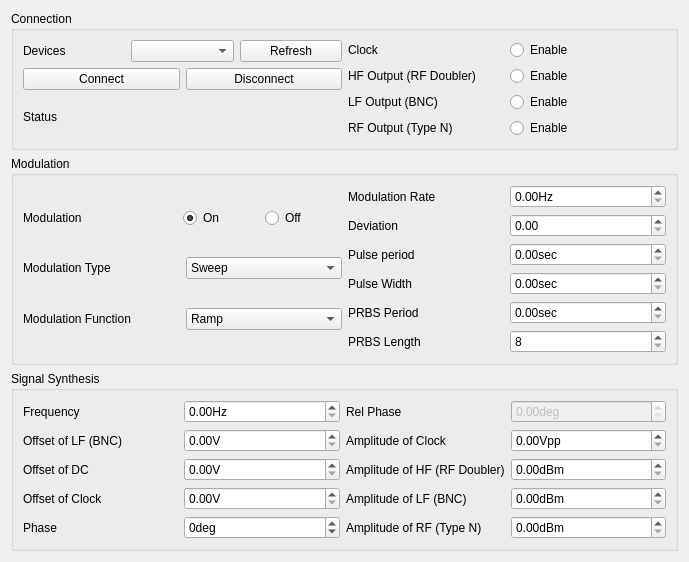
<?xml version="1.0" encoding="UTF-8"?>
<ui version="4.0">
 <class>Form</class>
 <widget class="QWidget" name="Form">
  <property name="geometry">
   <rect>
    <x>0</x>
    <y>0</y>
    <width>689</width>
    <height>559</height>
   </rect>
  </property>
  <property name="windowTitle">
   <string>Form</string>
  </property>
  <layout class="QVBoxLayout" name="verticalLayout" stretch="4,6,5">
   <item>
    <widget class="QGroupBox" name="connection_box">
     <property name="title">
      <string>Connection</string>
     </property>
     <layout class="QHBoxLayout" name="horizontalLayout_5">
      <item>
       <layout class="QVBoxLayout" name="connection_layout">
        <item>
         <layout class="QHBoxLayout" name="devices_layout">
          <item>
           <widget class="QLabel" name="devices_label">
            <property name="text">
             <string>Devices</string>
            </property>
           </widget>
          </item>
          <item>
           <widget class="QComboBox" name="devices_combobox"/>
          </item>
          <item>
           <widget class="QPushButton" name="refresh_button">
            <property name="text">
             <string>Refresh</string>
            </property>
           </widget>
          </item>
         </layout>
        </item>
        <item>
         <layout class="QHBoxLayout" name="connect_layout">
          <item>
           <widget class="QPushButton" name="connect_button">
            <property name="text">
             <string>Connect</string>
            </property>
           </widget>
          </item>
          <item>
           <widget class="QPushButton" name="disconnect_button">
            <property name="text">
             <string>Disconnect</string>
            </property>
           </widget>
          </item>
         </layout>
        </item>
        <item>
         <widget class="QLabel" name="status_label">
          <property name="text">
           <string>Status</string>
          </property>
         </widget>
        </item>
       </layout>
      </item>
      <item>
       <layout class="QVBoxLayout" name="verticalLayout_5" stretch="1,1,1,1">
        <item>
         <layout class="QHBoxLayout" name="horizontalLayout_7">
          <item>
           <widget class="QLabel" name="label_21">
            <property name="text">
             <string>Clock</string>
            </property>
           </widget>
          </item>
          <item>
           <widget class="QRadioButton" name="radioButton_2">
            <property name="text">
             <string>Enable</string>
            </property>
            <property name="autoExclusive">
             <bool>false</bool>
            </property>
           </widget>
          </item>
         </layout>
        </item>
        <item>
         <layout class="QHBoxLayout" name="horizontalLayout_8">
          <item>
           <widget class="QLabel" name="label_22">
            <property name="text">
             <string>HF Output (RF Doubler)</string>
            </property>
           </widget>
          </item>
          <item>
           <widget class="QRadioButton" name="radioButton_3">
            <property name="text">
             <string>Enable</string>
            </property>
            <property name="autoExclusive">
             <bool>false</bool>
            </property>
           </widget>
          </item>
         </layout>
        </item>
        <item>
         <layout class="QHBoxLayout" name="horizontalLayout_9">
          <item>
           <widget class="QLabel" name="label_23">
            <property name="text">
             <string>LF Output (BNC)</string>
            </property>
           </widget>
          </item>
          <item>
           <widget class="QRadioButton" name="radioButton_4">
            <property name="text">
             <string>Enable</string>
            </property>
            <property name="autoExclusive">
             <bool>false</bool>
            </property>
           </widget>
          </item>
         </layout>
        </item>
        <item>
         <layout class="QHBoxLayout" name="horizontalLayout_6">
          <item>
           <widget class="QLabel" name="label_19">
            <property name="text">
             <string>RF Output (Type N)</string>
            </property>
           </widget>
          </item>
          <item>
           <widget class="QRadioButton" name="radioButton">
            <property name="text">
             <string>Enable</string>
            </property>
            <property name="autoExclusive">
             <bool>false</bool>
            </property>
           </widget>
          </item>
         </layout>
        </item>
       </layout>
      </item>
     </layout>
    </widget>
   </item>
   <item>
    <widget class="QGroupBox" name="modulation_box">
     <property name="title">
      <string>Modulation</string>
     </property>
     <layout class="QHBoxLayout" name="horizontalLayout">
      <item>
       <layout class="QVBoxLayout" name="verticalLayout_6" stretch="1,1,1">
        <item>
         <layout class="QHBoxLayout" name="modulation_layout" stretch="2,1,1">
          <item>
           <widget class="QLabel" name="modulation_label">
            <property name="text">
             <string>Modulation</string>
            </property>
           </widget>
          </item>
          <item>
           <widget class="QRadioButton" name="modulation_on_radiobutton">
            <property name="text">
             <string>On</string>
            </property>
            <property name="checked">
             <bool>true</bool>
            </property>
           </widget>
          </item>
          <item>
           <widget class="QRadioButton" name="modulation_off_radiobutton">
            <property name="text">
             <string>Off</string>
            </property>
           </widget>
          </item>
         </layout>
        </item>
        <item>
         <layout class="QHBoxLayout" name="modulation_type_layout" stretch="1,1">
          <item>
           <widget class="QLabel" name="modulation_type_label">
            <property name="text">
             <string>Modulation Type</string>
            </property>
           </widget>
          </item>
          <item>
           <widget class="QComboBox" name="modulation_type_combobox">
            <property name="currentIndex">
             <number>3</number>
            </property>
            <item>
             <property name="text">
              <string>AM</string>
             </property>
            </item>
            <item>
             <property name="text">
              <string>FM</string>
             </property>
            </item>
            <item>
             <property name="text">
              <string>PhaseM</string>
             </property>
            </item>
            <item>
             <property name="text">
              <string>Sweep</string>
             </property>
            </item>
            <item>
             <property name="text">
              <string>Pulse</string>
             </property>
            </item>
            <item>
             <property name="text">
              <string>I/O</string>
             </property>
            </item>
           </widget>
          </item>
         </layout>
        </item>
        <item>
         <layout class="QHBoxLayout" name="modulation_function_layout" stretch="1,1">
          <item>
           <widget class="QLabel" name="modulation_function_label">
            <property name="text">
             <string>Modulation Function</string>
            </property>
           </widget>
          </item>
          <item>
           <widget class="QComboBox" name="modulation_function_combobox">
            <property name="currentIndex">
             <number>1</number>
            </property>
            <item>
             <property name="text">
              <string>Sine</string>
             </property>
            </item>
            <item>
             <property name="text">
              <string>Ramp</string>
             </property>
            </item>
            <item>
             <property name="text">
              <string>Triangle</string>
             </property>
            </item>
            <item>
             <property name="text">
              <string>Square</string>
             </property>
            </item>
            <item>
             <property name="text">
              <string>Noise</string>
             </property>
            </item>
            <item>
             <property name="text">
              <string>External</string>
             </property>
            </item>
           </widget>
          </item>
         </layout>
        </item>
       </layout>
      </item>
      <item>
       <layout class="QVBoxLayout" name="verticalLayout_3">
        <item>
         <layout class="QGridLayout" name="gridLayout_2" rowstretch="1,1,1,1,1,1" columnstretch="1,1">
          <item row="3" column="0">
           <widget class="QLabel" name="label_14">
            <property name="text">
             <string>Pulse Width</string>
            </property>
           </widget>
          </item>
          <item row="4" column="0">
           <widget class="QLabel" name="label_15">
            <property name="text">
             <string>PRBS Period</string>
            </property>
           </widget>
          </item>
          <item row="0" column="0">
           <widget class="QLabel" name="label_11">
            <property name="text">
             <string>Modulation Rate</string>
            </property>
           </widget>
          </item>
          <item row="1" column="0">
           <widget class="QLabel" name="label_12">
            <property name="text">
             <string>Deviation</string>
            </property>
           </widget>
          </item>
          <item row="2" column="0">
           <widget class="QLabel" name="label_13">
            <property name="text">
             <string>Pulse period</string>
            </property>
           </widget>
          </item>
          <item row="5" column="0">
           <widget class="QLabel" name="label_16">
            <property name="text">
             <string>PRBS Length</string>
            </property>
           </widget>
          </item>
          <item row="0" column="1">
           <widget class="QDoubleSpinBox" name="doubleSpinBox_11">
            <property name="suffix">
             <string>Hz</string>
            </property>
           </widget>
          </item>
          <item row="1" column="1">
           <widget class="QDoubleSpinBox" name="doubleSpinBox_12"/>
          </item>
          <item row="2" column="1">
           <widget class="QDoubleSpinBox" name="doubleSpinBox_13">
            <property name="suffix">
             <string>sec</string>
            </property>
           </widget>
          </item>
          <item row="3" column="1">
           <widget class="QDoubleSpinBox" name="doubleSpinBox_14">
            <property name="suffix">
             <string>sec</string>
            </property>
           </widget>
          </item>
          <item row="4" column="1">
           <widget class="QDoubleSpinBox" name="doubleSpinBox_15">
            <property name="suffix">
             <string>sec</string>
            </property>
           </widget>
          </item>
          <item row="5" column="1">
           <widget class="ScienSpinBox" name="spinBox_16">
            <property name="minimum">
             <number>8</number>
            </property>
            <property name="maximum">
             <number>19</number>
            </property>
           </widget>
          </item>
         </layout>
        </item>
       </layout>
      </item>
     </layout>
    </widget>
   </item>
   <item>
    <widget class="QGroupBox" name="signal_synthesis_box">
     <property name="title">
      <string>Signal Synthesis</string>
     </property>
     <layout class="QVBoxLayout" name="verticalLayout_2">
      <item>
       <layout class="QGridLayout" name="signal_synthesis_layout">
        <item row="0" column="1">
         <widget class="ScienDSpinBox" name="freq_spinbox">
          <property name="suffix">
           <string>Hz</string>
          </property>
         </widget>
        </item>
        <item row="1" column="0">
         <widget class="QLabel" name="ofsl_label">
          <property name="text">
           <string>Offset of LF (BNC)</string>
          </property>
         </widget>
        </item>
        <item row="3" column="0">
         <widget class="QLabel" name="ofsc_label">
          <property name="text">
           <string>Offset of Clock</string>
          </property>
         </widget>
        </item>
        <item row="0" column="2">
         <widget class="QLabel" name="rphs_label">
          <property name="text">
           <string>Rel Phase</string>
          </property>
         </widget>
        </item>
        <item row="4" column="0">
         <widget class="QLabel" name="phas_label">
          <property name="text">
           <string>Phase</string>
          </property>
         </widget>
        </item>
        <item row="2" column="0">
         <widget class="QLabel" name="ofsd_label">
          <property name="text">
           <string>Offset of DC</string>
          </property>
         </widget>
        </item>
        <item row="0" column="0">
         <widget class="QLabel" name="freq_label">
          <property name="text">
           <string>Frequency</string>
          </property>
         </widget>
        </item>
        <item row="0" column="3">
         <widget class="ScienDSpinBox" name="rphs_spinbox">
          <property name="enabled">
           <bool>false</bool>
          </property>
          <property name="suffix">
           <string>deg</string>
          </property>
         </widget>
        </item>
        <item row="1" column="1">
         <widget class="ScienDSpinBox" name="ofsl_spinbox">
          <property name="suffix">
           <string>V</string>
          </property>
         </widget>
        </item>
        <item row="2" column="1">
         <widget class="ScienDSpinBox" name="ofsd_spinbox">
          <property name="suffix">
           <string>V</string>
          </property>
         </widget>
        </item>
        <item row="3" column="1">
         <widget class="ScienDSpinBox" name="ofsc_spinbox">
          <property name="suffix">
           <string>V</string>
          </property>
         </widget>
        </item>
        <item row="1" column="3">
         <widget class="ScienDSpinBox" name="ampc_spinbox">
          <property name="suffix">
           <string>Vpp</string>
          </property>
         </widget>
        </item>
        <item row="2" column="3">
         <widget class="ScienDSpinBox" name="amph_spinbox">
          <property name="suffix">
           <string>dBm</string>
          </property>
         </widget>
        </item>
        <item row="3" column="3">
         <widget class="ScienDSpinBox" name="ampl_spinbox">
          <property name="suffix">
           <string>dBm</string>
          </property>
         </widget>
        </item>
        <item row="4" column="3">
         <widget class="ScienDSpinBox" name="ampr_spinbox">
          <property name="suffix">
           <string>dBm</string>
          </property>
         </widget>
        </item>
        <item row="1" column="2">
         <widget class="QLabel" name="ampc_label">
          <property name="text">
           <string>Amplitude of Clock</string>
          </property>
         </widget>
        </item>
        <item row="2" column="2">
         <widget class="QLabel" name="amph_label">
          <property name="text">
           <string>Amplitude of HF (RF Doubler)</string>
          </property>
         </widget>
        </item>
        <item row="3" column="2">
         <widget class="QLabel" name="ampl_label">
          <property name="text">
           <string>Amplitude of LF (BNC)</string>
          </property>
         </widget>
        </item>
        <item row="4" column="2">
         <widget class="QLabel" name="ampr_label">
          <property name="text">
           <string>Amplitude of RF (Type N)</string>
          </property>
         </widget>
        </item>
        <item row="4" column="1">
         <widget class="ScienSpinBox" name="phas_spinbox">
          <property name="suffix">
           <string>deg</string>
          </property>
          <property name="prefix">
           <string/>
          </property>
          <property name="minimum">
           <number>-360</number>
          </property>
          <property name="maximum">
           <number>360</number>
          </property>
         </widget>
        </item>
       </layout>
      </item>
     </layout>
    </widget>
   </item>
  </layout>
 </widget>
 <customwidgets>
  <customwidget>
   <class>ScienDSpinBox</class>
   <extends>QDoubleSpinBox</extends>
   <header>qudi.util.widgets.scientific_spinbox</header>
  </customwidget>
  <customwidget>
   <class>ScienSpinBox</class>
   <extends>QSpinBox</extends>
   <header>qudi.util.widgets.scientific_spinbox</header>
  </customwidget>
 </customwidgets>
 <resources/>
 <connections/>
</ui>
